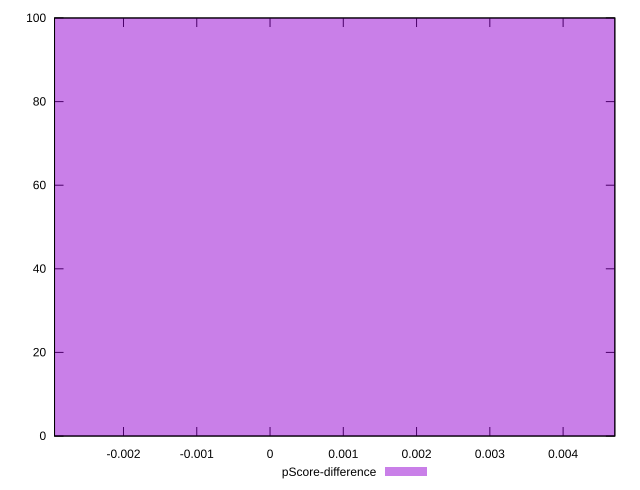

The script that saved this image:
reset

$pScoreDifference <<EOF
0 100
EOF

set key outside below
set boxwidth 0.1
set xrange [-0.002941176470588225:0.004705882352941171]
set yrange [0:100]
set trange [0:100]
set style fill transparent solid 0.5 noborder
set terminal svg size 640, 490 enhanced background rgb 'white'
set output "report_00018_2021-02-10T15-25-16.877Z/unused-javascript/samples/pages+cached+noadtech+nomedia+nocss/pScore-difference/histogram.svg"

plot $pScoreDifference title "pScore-difference" with boxes

reset
